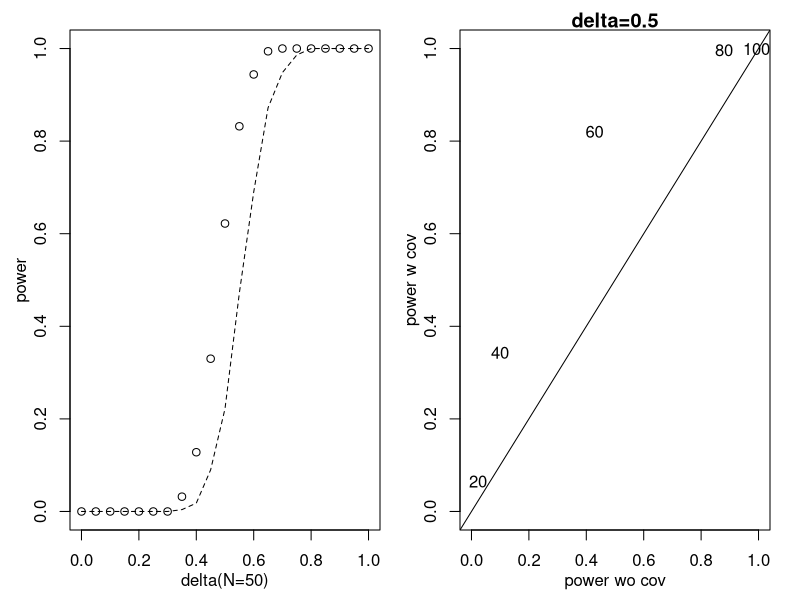

The R source for this figure:
f<-function(delta,N=25,r=0.5) {
    library(MASS)
    xx<-mvrnorm(N,mu=rep(0,2),Sigma=matrix(c(1,r,r,1),2,2))
    gr<-c(rep(0,N),rep(1,N))
    df<-data.frame(gr=gr,pre=xx[,1],post=xx[,2])
    df$post<-df$post+delta*df$gr
    m<-lm(post~pre+gr,df)
    m0<-lm(post~gr,df)
    p<-summary(m)$coef[3,4]
    p0<-summary(m0)$coef[2,4]
    c(p,p0)
}

deltas<-seq(0,1,by=.05)
pow<-list()
for (delta in deltas) {
    dd<-rep(delta,500)
    library(parallel)
    p<-mclapply(dd,f,mc.cores=10)
    p<-do.call("rbind",p)
    p<- p<.05
    pow[[as.character(delta)]]<-colMeans(p)
}
pow<-do.call("rbind",pow)

par(mfrow=c(1,2),mgp=c(2,1,0),mar=c(3,3,1,1),oma=rep(.5,4))
plot(deltas,pow[,1],xlab='delta(N=50)',ylab='power')
lines(deltas,pow[,2],lty=2)


##
out<-list()
for (N in 1:5) {
    pow<-list()
    for (i in 1:1000) pow[[i]]<-f(delta=.5,N=10*N)
    p<-pow<-do.call("rbind",pow)
    out[[paste(2*10*N)]]<-colMeans(p<.05)
}
z<-do.call("rbind",out)

plot(z[,2],z[,1],pch=NA,xlim=0:1,ylim=0:1,main='delta=0.5',ylab='power w cov',xlab='power wo cov'); abline(0,1)
text(z[,2],z[,1],rownames(z))
